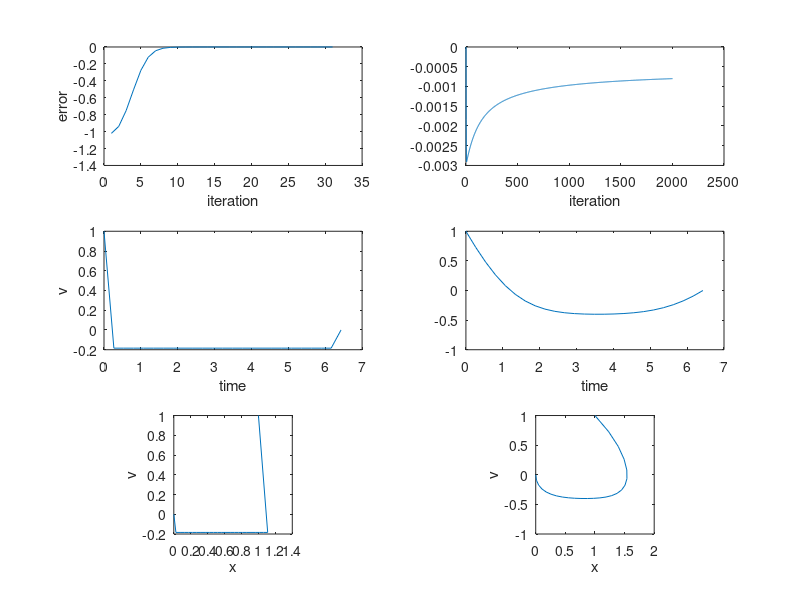

The MATLAB source for this figure:
clear

% This script looks at the total momentum change in R1 between two points
% in the state space.

% Parameters
q_start = [1;1];
q1 = [0;0];
q2 = [2;0];
q_goal = q1;

% Relaxing function, only moves velocities up and down
da = @(v) [0; (v(1:end-2) + v(3:end))/2-v(2:end-1); 0];
% Get elements summed
f_sum = @(v,dt) dt/2*sum(v(1:end-1)+v(2:end));
% Constraint function, moves points around, points are (t, v)
ds = @(s,x_goal) [0, 0;...
                  cumsum(ones(size(s,1)-1,1)*(x_goal^2 - f_sum(s(:,2),s(2,1))^2)), [ones(size(s,1)-2,1)*(x_goal - f_sum(s(:,2),s(2,1))); 0]];... 
% Time minimization

% Finite elements
k = 25;
velo = [q_start(2), zeros(1,k-2), q_goal(2)];
t = linspace(0,1,k);

% simulate
m = 30;
e_m = zeros(m+1,1);
x_m = [t', velo'];
for i=1:m
    e_m(i) = q_goal(1)-q_start(1) - f_sum(x_m(:,2),mean(diff(x_m(:,1))));
    x_m = x_m + .05*ds(x_m,q_goal(1)-q_start(1));% + 0.01*[zeros(k,1), da(x(:,2))];
end
e_m(i+1) = q_goal(1)-q_start(1) - f_sum(x_m(:,2),mean(diff(x_m(:,1))));

n = 2000;
e_n = zeros(n+1,1);
x_n = x_m;
for i=1:n
    e_n(i) = q_goal(1)-q_start(1) - f_sum(x_n(:,2),mean(diff(x_n(:,1))));
    tmp = ds(x_n,q_goal(1)-q_start(1));
    x_n = x_n + .1*[zeros(k,1), tmp(:,2)] + 0.01*[zeros(k,1), da(x_n(:,2))];
end
e_n(i+1) = q_goal(1)-q_start(1) - f_sum(x_n(:,2),mean(diff(x_n(:,1))));
% Get the displacement
p_m = zeros(k,1);
p_n = zeros(k,1);
for i=1:k
    p_m(i) = q_start(1) + trapz(x_m(1:i,1),x_m(1:i,2));
    p_n(i) = q_start(1) + trapz(x_n(1:i,1),x_n(1:i,2));
end

figure(30000)
clf
subplot(3,2,1)
plot(e_m)
ylabel('error')
xlabel('iteration')
subplot(3,2,3)
plot(x_m(:,1),x_m(:,2))
ylabel('v')
xlabel('time')
subplot(3,2,5)
plot(p_m, x_m(:,2))
xlabel('x')
ylabel('v')
axis equal
axis square
subplot(3,2,2)
plot(e_n)
xlabel('iteration')
subplot(3,2,4)
plot(x_n(:,1), x_n(:,2))
xlabel('time')
subplot(3,2,6)
plot(p_n, x_n(:,2))
xlabel('x')
ylabel('v')
axis equal
axis square